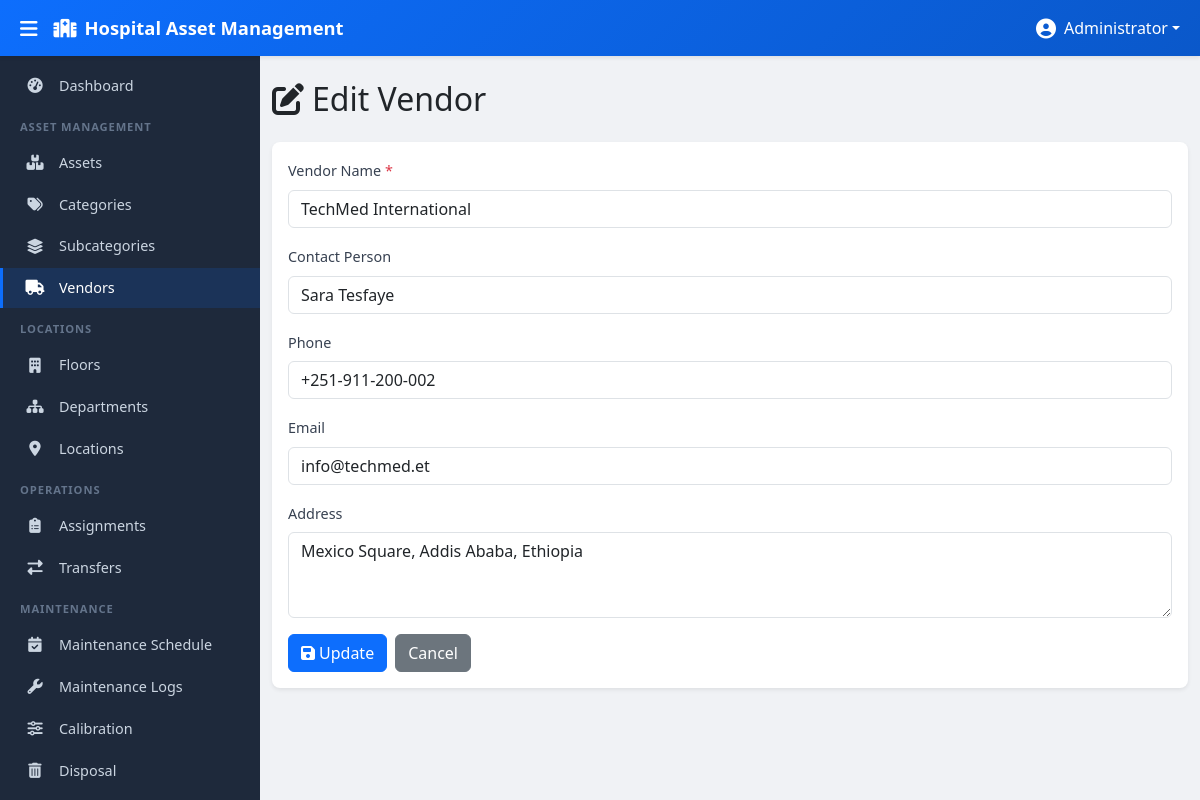
/modules/vendors/edit.php?id=2 (signed in), run on the app's committed database.
### tables this page shows
CREATE TABLE vendors (
    id INT AUTO_INCREMENT PRIMARY KEY,
    vendor_name VARCHAR(200),
    contact_person VARCHAR(150),
    phone VARCHAR(50),
    email VARCHAR(150),
    address TEXT,
    is_deleted TINYINT(1) DEFAULT 0,
    created_at TIMESTAMP DEFAULT CURRENT_TIMESTAMP
);

### modules/vendors/edit.php (the view, shortened to what this page needs)
<?php
$pdo = getDBConnection();
$id = (int)($_GET['id'] ?? 0);
$stmt = $pdo->prepare("SELECT * FROM vendors WHERE id = ? AND is_deleted = 0");
$stmt->execute([$id]);
$vendor = $stmt->fetch();
require_once __DIR__ . '/../../views/header.php';
require_once __DIR__ . '/../../views/sidebar.php';
?>
<div class="main-content" id="mainContent">
    <div class="container-fluid py-4">
        <div class="row mb-4">
            <div class="col-12">
                <h2 class="mb-0"><i class="fas fa-edit me-2"></i>Edit Vendor</h2>
            </div>
        </div>
        <div class="card shadow-sm">
            <div class="card-body">
                <form method="POST" action="">
                    <div class="mb-3">
                        <label for="vendor_name" class="form-label">Vendor Name <span class="text-danger">*</span></label>
                        <input type="text" class="form-control" id="vendor_name" name="vendor_name" value="<?php echo htmlspecialchars($vendor['vendor_name'] ?? '', ENT_QUOTES, 'UTF-8'); ?>" required>
                    </div>
                    <div class="mb-3">
                        <label for="contact_person" class="form-label">Contact Person</label>
                        <input type="text" class="form-control" id="contact_person" name="contact_person" value="<?php echo htmlspecialchars($vendor['contact_person'] ?? '', ENT_QUOTES, 'UTF-8'); ?>">
                    </div>
                    <div class="mb-3">
                        <label for="phone" class="form-label">Phone</label>
                        <input type="text" class="form-control" id="phone" name="phone" value="<?php echo htmlspecialchars($vendor['phone'] ?? '', ENT_QUOTES, 'UTF-8'); ?>">
                    </div>
                    <div class="mb-3">
                        <label for="email" class="form-label">Email</label>
                        <input type="email" class="form-control" id="email" name="email" value="<?php echo htmlspecialchars($vendor['email'] ?? '', ENT_QUOTES, 'UTF-8'); ?>">
                    </div>
                    <div class="mb-3">
                        <label for="address" class="form-label">Address</label>
                        <textarea class="form-control" id="address" name="address" rows="3"><?php echo htmlspecialchars($vendor['address'] ?? '', ENT_QUOTES, 'UTF-8'); ?></textarea>
                    </div>
                    <div class="d-flex gap-2">
                        <button type="submit" class="btn btn-primary"><i class="fas fa-save me-1"></i>Update</button>
                        <a href="index.php" class="btn btn-secondary">Cancel</a>
                    </div>
                </form>
            </div>
        </div>
    </div>
</div>
<?php require_once __DIR__ . '/../../views/footer.php'; ?>

### assets/css/style.css (style rules this page uses)
:root { --sidebar-width: 260px; --sidebar-collapsed-width: 0px; --topbar-height: 56px; --primary-color: #0d6efd; --primary-dark: #0a58ca; --secondary-color: #0dcaf0; --sidebar-bg: #1e293b; --sidebar-hover: #334155; --sidebar-active: #0d6efd; --sidebar-text: #cbd5e1; --sidebar-heading: #64748b; --body-bg: #f0f2f5; }
body { font-family: 'Segoe UI', Tahoma, Geneva, Verdana, sans-serif; background-color: var(--body-bg); overflow-x: hidden; }
.main-content { margin-left: var(--sidebar-width); margin-top: var(--topbar-height); min-height: calc(100vh - var(--topbar-height)); transition: margin-left 0.3s ease; }
.card { border: none; border-radius: 0.5rem; box-shadow: 0 1px 3px rgba(0, 0, 0, 0.08); }
.form-label { font-weight: 500; font-size: 0.9rem; color: #374151; }

### data on the page
vendors: vendor_name "TechMed International", contact_person "Sara Tesfaye", phone "+251-911-200-002", email "info@techmed.et", address "Mexico Square, Addis Ababa, Ethiopia"

### other printed values
$_SESSION['user_name'] "Administrator"
